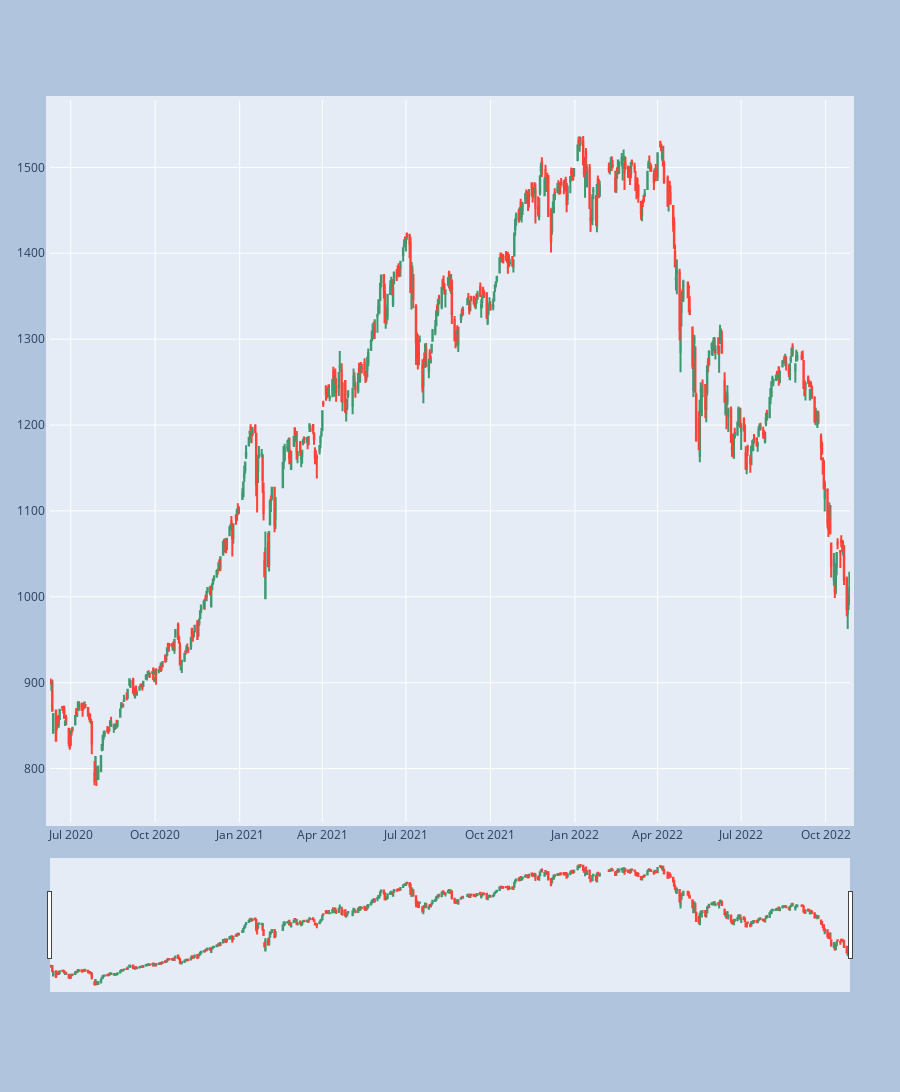

The notebook cell this image was saved under:
### Code cell
import matplotlib
matplotlib.use('nbagg')
import matplotlib.pyplot as plt
import pandas as pd
import numpy as np
df = pd.read_csv('vnindex.csv')
# ts = pd.Series(np.random.randn(1000), index=pd.date_range("1/1/2000", periods=1000))
# ts = ts.cumsum()
# ts.plot();
import plotly.graph_objects as go

print(df.columns)
print(df.shape)
priceClose = df[['priceClose','date','priceHigh','priceLow','priceOpen']]
print(priceClose.shape)
priceClose = priceClose[0:600]
print(priceClose.shape)
print(type(pd.date_range("1/1/2000", periods=1000)[0]))
print(type(priceClose['date'][0]))
priceClose['dt'] =  pd.to_datetime(priceClose['date'],format= '%Y-%m-%dT%H:%M:%S' )
print(type(priceClose['priceClose'][0]))
print(priceClose['date'][0][0:10])


# pd.to_datetime(priceClose['date'][0][0:10],format= '%Y-%m-%d' )
# type(pd.date_range("1/1/2000", periods=1000)[0])
# ts =  pd.Series(priceClose['priceClose'], index=priceClose['dt'])
# ts = ts.cumsum()
# ts.plot()
# ax = priceClose.plot.line(x='dt', y='priceClose')

# print(priceClose)


# fig = px.scatter(df, x="total_bill", y="tip", facet_col="sex",
#                  width=800, height=400)

fig = go.Figure(data=[go.Candlestick(x=priceClose['dt'],
                open=priceClose['priceOpen'],
                high=priceClose['priceHigh'],
                low=priceClose['priceLow'],
                close=priceClose['priceClose'])])

fig.update_layout(
    autosize=True,
    height=1500,    
    margin=dict(
        l=50,
        r=50,
        b=100,
        t=100,
        pad=4
    ),
    paper_bgcolor="LightSteelBlue",
)

# print(fig.)
fig.show()


import matplotlib.dates as mdates
%matplotlib inline
import seaborn as sns
sns.set(style='darkgrid', context='talk', palette='Dark2')

my_year_month_fmt = mdates.DateFormatter('%m/%y')

short_rolling = df.rolling(window=20).mean()
short_rolling.head(20)

long_rolling = df.rolling(window=100).mean()
long_rolling.tail()



# start_date = '2022-01-01'
# end_date = '2022-10-25'

# fig, ax = plt.subplots(figsize=(16,9))

# ax.plot(priceClose.loc[start_date:end_date, :].index, priceClose.loc[start_date:end_date, 'priceClose'], label='Price')
# ax.plot(long_rolling.loc[start_date:end_date, :].index, long_rolling.loc[start_date:end_date, 'priceClose'], label = '100-days SMA')
# ax.plot(short_rolling.loc[start_date:end_date, :].index, short_rolling.loc[start_date:end_date, 'priceClose'], label = '20-days SMA')

# ax.legend(loc='best')
# ax.set_ylabel('Price in $')
# ax.xaxis.set_major_formatter(my_year_month_fmt)

priceClose.head(9)

### Figure 1 — Plotly figure (JSON) as saved in the notebook; plotly's stock layout.template omitted (floating-point values rounded to 4 significant figures; data arrays with more than 128 entries replaced by an {"elided": "..."} marker saying what was removed)
{"data": [{"close": {"elided": "600 float values"}, "high": {"elided": "600 float values"}, "low": {"elided": "600 float values"}, "open": {"elided": "600 float values"}, "type": "candlestick", "x": {"elided": "600 str values"}}], "layout": {"autosize": true, "height": 1500, "margin": {"b": 100, "l": 50, "pad": 4, "r": 50, "t": 100}, "paper_bgcolor": "LightSteelBlue"}}
